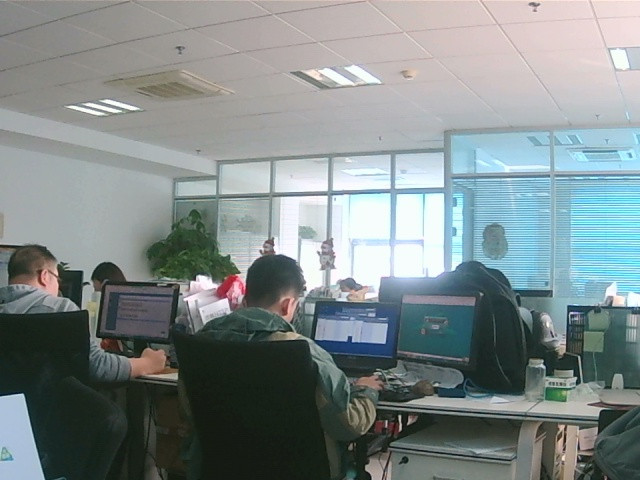
#> input picture python/OpenCV/c2/kk.jpg, 640 x 480 px
$ python readme.py
#> lines starting #> are read from the running program, lines starting #| are printed output that depends on the picture
import cv2

img = cv2.imread('kk.jpg')
#> img is the input picture: shape (480, 640, 3); mean B, G, R 138.2, 137.9, 127.9
gray = cv2.cvtColor(img,cv2.COLOR_BGR2GRAY)
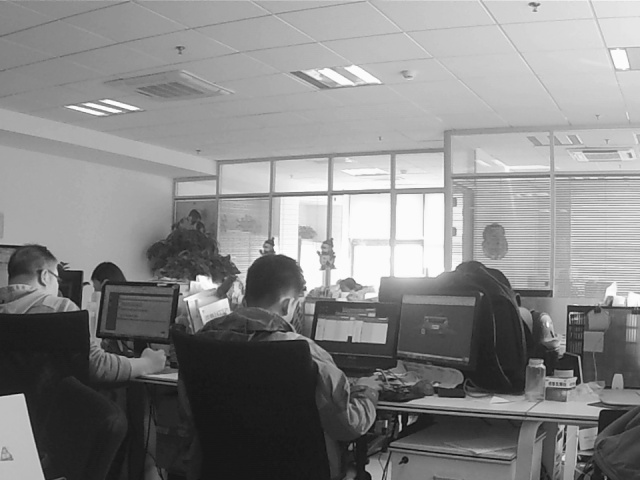
#> gray: shape (480, 640); min 12, max 255, mean 134.9
cv2.imwrite("kk1.jpg", gray)
